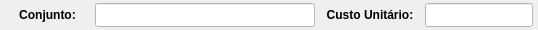
              <widget class="QWidget" name="widget_36" native="true">
               <property name="minimumSize">
                <size>
                 <width>0</width>
                 <height>30</height>
                </size>
               </property>
               <property name="maximumSize">
                <size>
                 <width>16777215</width>
                 <height>30</height>
                </size>
               </property>
               <property name="styleSheet">
                <string notr="true"/>
               </property>
               <layout class="QHBoxLayout" name="horizontalLayout_29">
                <property name="spacing">
                 <number>5</number>
                </property>
                <property name="leftMargin">
                 <number>5</number>
                </property>
                <property name="topMargin">
                 <number>3</number>
                </property>
                <property name="rightMargin">
                 <number>5</number>
                </property>
                <property name="bottomMargin">
                 <number>3</number>
                </property>
                <item>
                 <widget class="QLabel" name="label_72">
                  <property name="minimumSize">
                   <size>
                    <width>85</width>
                    <height>0</height>
                   </size>
                  </property>
                  <property name="maximumSize">
                   <size>
                    <width>85</width>
                    <height>16777215</height>
                   </size>
                  </property>
                  <property name="font">
                   <font>
                    <pointsize>9</pointsize>
                    <weight>75</weight>
                    <bold>true</bold>
                   </font>
                  </property>
                  <property name="text">
                   <string>Conjunto:</string>
                  </property>
                  <property name="alignment">
                   <set>Qt::AlignCenter</set>
                  </property>
                 </widget>
                </item>
                <item>
                 <widget class="QLineEdit" name="line_Conjunto">
                  <property name="sizePolicy">
                   <sizepolicy hsizetype="Fixed" vsizetype="Preferred">
                    <horstretch>0</horstretch>
                    <verstretch>0</verstretch>
                   </sizepolicy>
                  </property>
                  <property name="minimumSize">
                   <size>
                    <width>220</width>
                    <height>0</height>
                   </size>
                  </property>
                  <property name="maximumSize">
                   <size>
                    <width>220</width>
                    <height>16777215</height>
                   </size>
                  </property>
                  <property name="font">
                   <font>
                    <pointsize>9</pointsize>
                   </font>
                  </property>
                  <property name="styleSheet">
                   <string notr="true">background-color: rgb(255, 255, 255);</string>
                  </property>
                  <property name="inputMask">
                   <string/>
                  </property>
                  <property name="text">
                   <string/>
                  </property>
                  <property name="frame">
                   <bool>true</bool>
                  </property>
                  <property name="echoMode">
                   <enum>QLineEdit::Normal</enum>
                  </property>
                  <property name="alignment">
                   <set>Qt::AlignCenter</set>
                  </property>
                  <property name="dragEnabled">
                   <bool>false</bool>
                  </property>
                  <property name="placeholderText">
                   <string/>
                  </property>
                 </widget>
                </item>
                <item>
                 <widget class="QLabel" name="label_75">
                  <property name="minimumSize">
                   <size>
                    <width>100</width>
                    <height>0</height>
                   </size>
                  </property>
                  <property name="maximumSize">
                   <size>
                    <width>100</width>
                    <height>16777215</height>
                   </size>
                  </property>
                  <property name="font">
                   <font>
                    <pointsize>9</pointsize>
                    <weight>75</weight>
                    <bold>true</bold>
                   </font>
                  </property>
                  <property name="text">
                   <string>Custo Unitário:</string>
                  </property>
                  <property name="alignment">
                   <set>Qt::AlignCenter</set>
                  </property>
                 </widget>
                </item>
                <item>
                 <widget class="QLineEdit" name="line_Custo_Unit">
                  <property name="sizePolicy">
                   <sizepolicy hsizetype="Preferred" vsizetype="Preferred">
                    <horstretch>0</horstretch>
                    <verstretch>0</verstretch>
                   </sizepolicy>
                  </property>
                  <property name="minimumSize">
                   <size>
                    <width>0</width>
                    <height>0</height>
                   </size>
                  </property>
                  <property name="maximumSize">
                   <size>
                    <width>16777215</width>
                    <height>16777215</height>
                   </size>
                  </property>
                  <property name="font">
                   <font>
                    <pointsize>9</pointsize>
                   </font>
                  </property>
                  <property name="styleSheet">
                   <string notr="true">background-color: rgb(255, 255, 255);</string>
                  </property>
                  <property name="text">
                   <string/>
                  </property>
                  <property name="maxLength">
                   <number>30</number>
                  </property>
                  <property name="alignment">
                   <set>Qt::AlignCenter</set>
                  </property>
                 </widget>
                </item>
               </layout>
              </widget>
